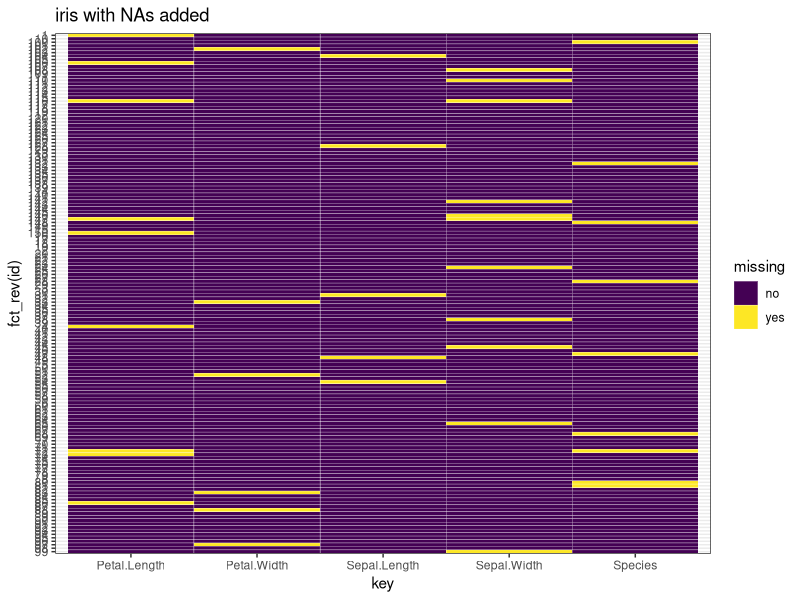
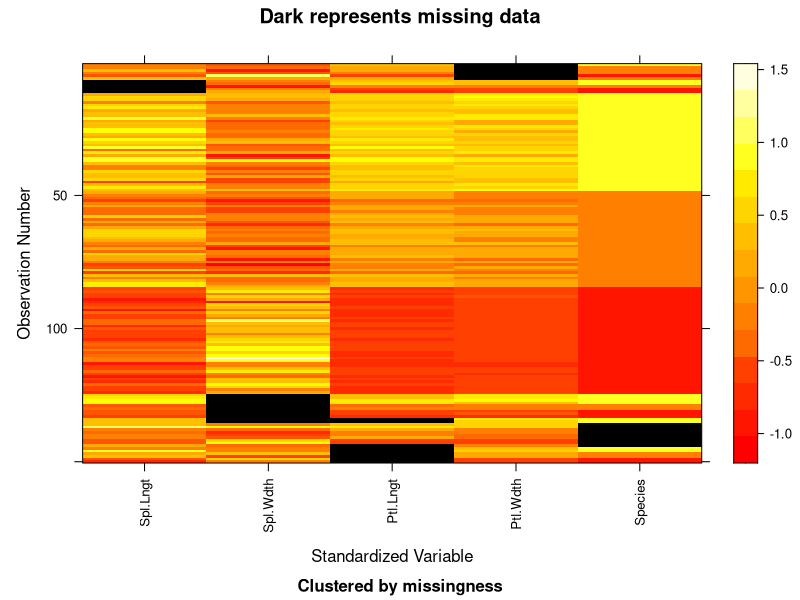
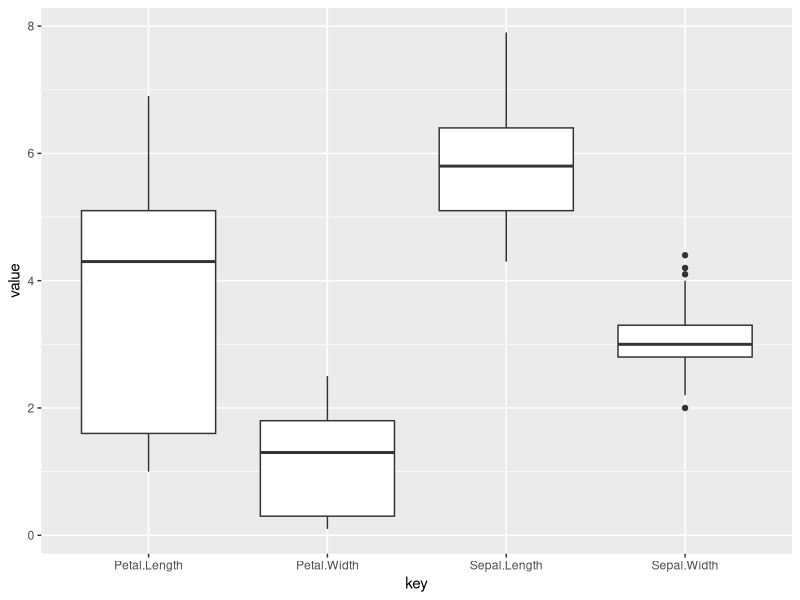
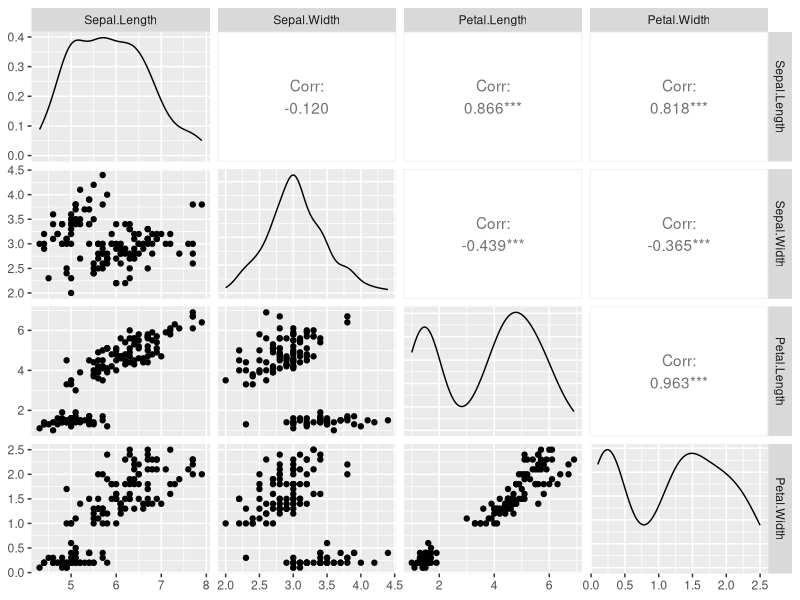

Here is the R script that generated these plots, in order:
## ---- chunk 1
knitr::opts_chunk$set(echo = TRUE)
## ---- chunk 2
library(tidyverse)
library(datasets)
data(iris)
library(ggplot2)
## ---- chunk 3
iris=as.data.frame(lapply(iris, function(cc) cc[ sample(c(TRUE, NA), prob = c(0.95, 0.05), size = length(cc), replace = TRUE) ]))
## ---- chunk 4
head(iris)
## ---- chunk 5
sample(iris,5)
## ---- chunk 6
#Missing values by columns
colSums(is.na(iris))  %>%
  sort(decreasing=TRUE)


#Missing values by row
rowSums(is.na(iris))  %>%
  sort(decreasing=TRUE)
## ---- chunk 7
#use heatmap

tidyiris <- iris %>%
  rownames_to_column("id") %>%
  gather(key, value, -id) %>%
  mutate(missing = ifelse(is.na(value), "yes", "no"))

ggplot(tidyiris, aes(x = key, y = fct_rev(id), fill = missing)) +
  geom_tile(color = "white") +
  ggtitle("iris with NAs added") +
  scale_fill_viridis_d() + # discrete scale
  theme_bw()
## ---- chunk 8
#install.packages("mi")
library(mi)
x <- missing_data.frame(iris)
image(x)
## ---- chunk 9
install.packages("visna")

## ---- chunk 10
library(ggplot2)
## ---- chunk 11
tidyiris <- iris[1:4] %>%
  rownames_to_column("id") %>%
  gather(key, value, -id) 

ggplot(data=tidyiris)+
  geom_boxplot(mapping=aes(x=key,y=value))

## ---- chunk 12
library(GGally)
ggpairs(iris[1:4])
